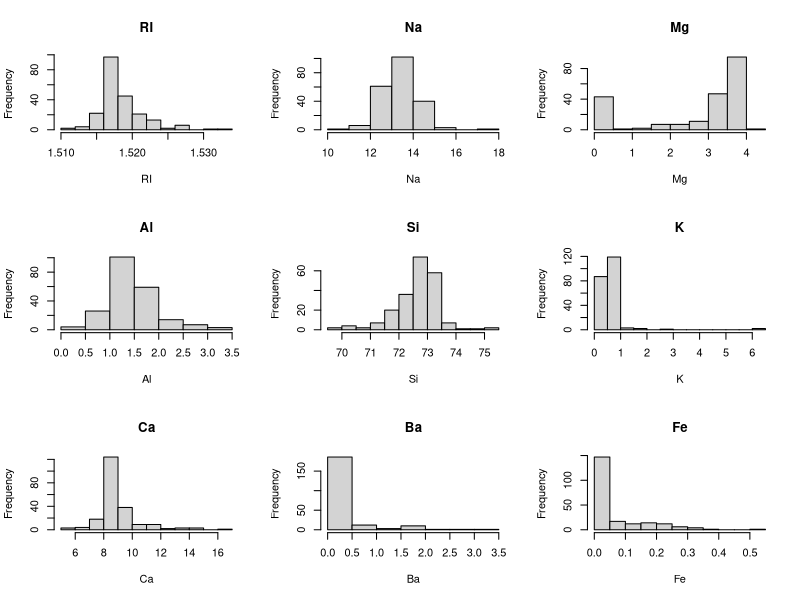
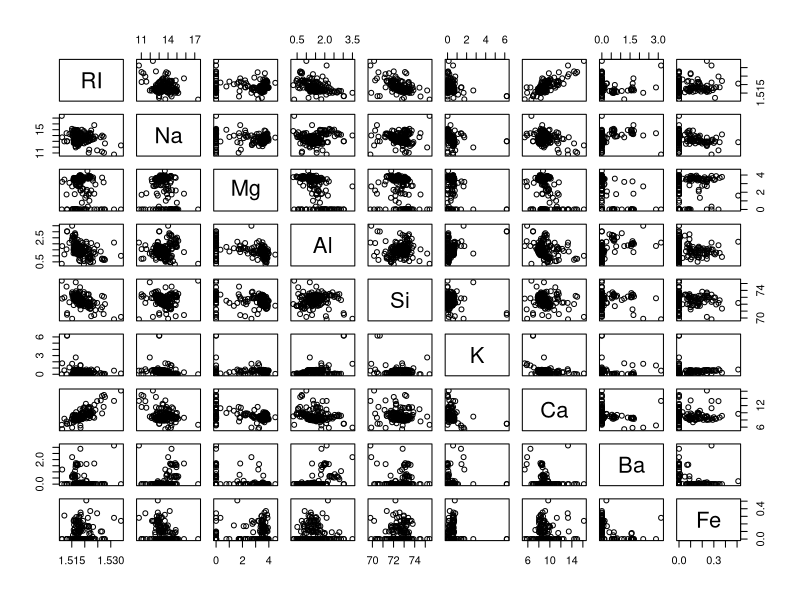
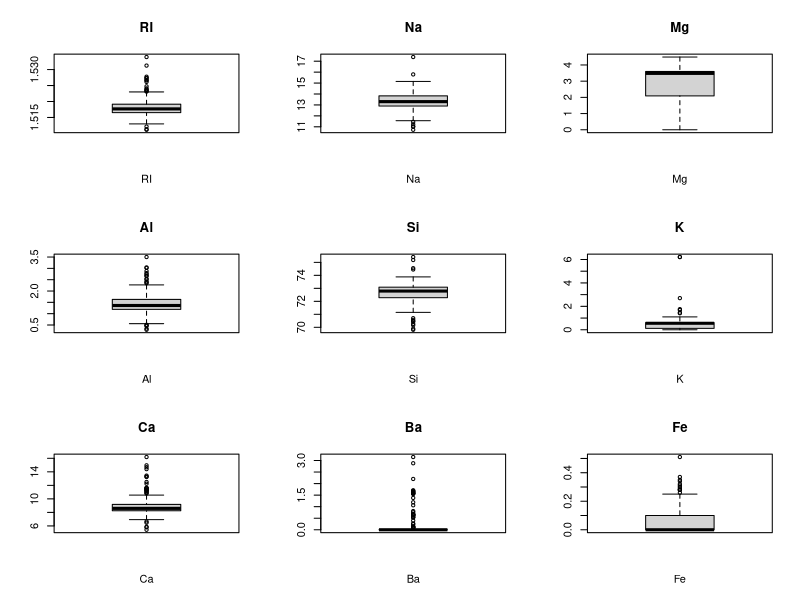
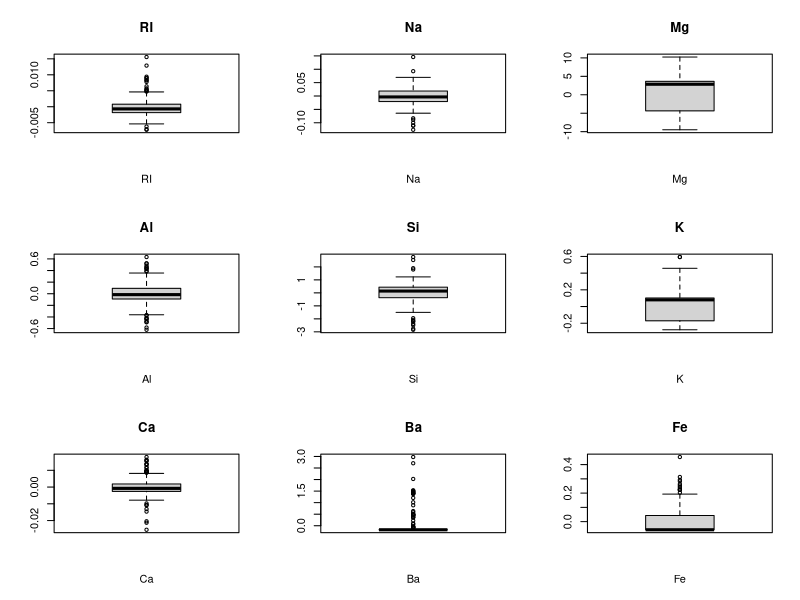
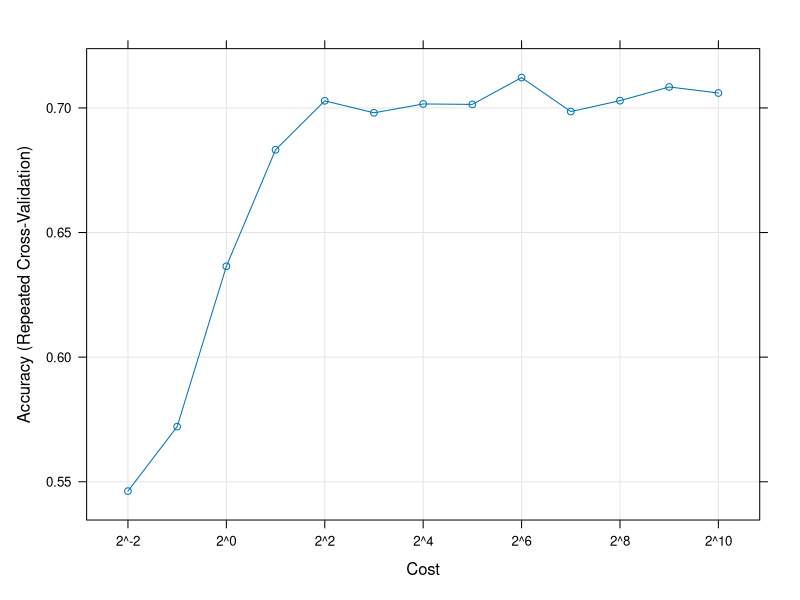

R code for these plots, in order:
## ---- chunk 1
knitr::opts_chunk$set(echo = TRUE)
## ---- chunk 2
library(mlbench)
data("Glass")
## ---- chunk 3
par(mfrow = c(3,3))
library(lattice)
a = Glass[, 1:9]
for (i in 1:ncol(a)) {
  hist(a[ ,i],
  xlab = names(a[i]),
  main = paste(names(a[i])))
}
## ---- chunk 4
plot(a)
## ---- chunk 5
par(mfrow = c(3,3))
library(lattice)
a = Glass[, 1:9]
for (i in 1:ncol(a)) {
  boxplot(a[ ,i],
  xlab = names(a[i]),
  main = paste(names(a[i])))
}
## ---- chunk 6
library(caret)
GlassPP = preProcess(Glass, method = c("YeoJohnson", "center"))
GlassTrans = predict(GlassPP, Glass)
par(mfrow = c(3,3))
library(lattice)
a = GlassTrans[, 1:9]
for (i in 1:ncol(a)) {
  boxplot(a[ ,i],
  xlab = names(a[i]),
  main = paste(names(a[i])))
}
## ---- chunk 7
library(kernlab)
set.seed(231)
sigDist = sigest(Type ~ ., data = Glass, frac = 1)
sigDist
## ---- chunk 8
svmTuneGrid = data.frame(sigma = as.vector(sigDist)[1],
                         C = 2^(-2:10))
svmTuneGrid
## ---- chunk 9
set.seed(1056)
svmFit = train(Type ~ .,
               data = Glass,
               method = "svmRadial",
               preProc = c("center", "scale"),
               tuneGrid = svmTuneGrid,
               trControl = trainControl(method = "repeatedcv",
                                        repeats = 5))


## ---- chunk 10
plot(svmFit,
     scales = list(x = list(log = 2)))
